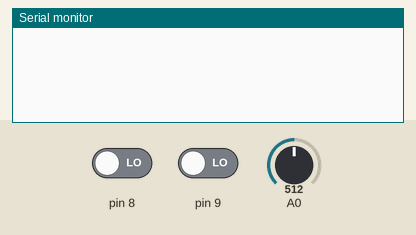
Recording of a program running on a simulated Arduino Uno, built with avr-gcc and run on an emulated ATmega328P. Parts: the last lines printed to the serial monitor. Inputs (shaded band) come from the test bench; at power-on: pin 8 LOW, pin 9 LOW, A0 = 512.

Above: at 1.2 s.
1.3 s: pin 8 driven HIGH and pin 9 driven HIGH
4.3 s: pin 9 driven LOW
At 5.9 s:
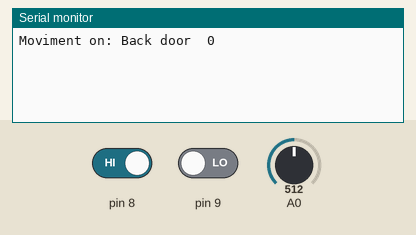
6.5 s: pin 9 driven HIGH
At 7.0 s:
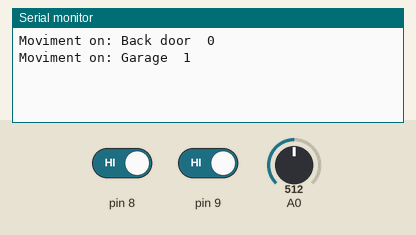

The program:

main.cpp
```cpp
#include <Arduino.h>
#include <PIR.h>
#include <LASER.h>

LASER* laser;
PIR* pir;

void onPirMotionDetected(char* identifier, int pin) {
	static int count;
	Serial.print("Moviment on: ");
	Serial.print(identifier);
	Serial.print("\t");
	Serial.println(count++);
}

void onLaserMotionDetected() {
	static int count;
	Serial.print("Laser motion ");
	Serial.println(count++);
}

void setup() {
	Serial.begin(9600);
	laser = new LASER(A0, 800, onLaserMotionDetected);
	pir = new PIR(5000);
	pir->add("Back door", 8, onPirMotionDetected);
	pir->add("Garage", 9, onPirMotionDetected);
}

void loop() {
	pir->loop();
	laser->loop();
}
```

Measured:
- after the input at 4.3 s, the serial monitor: prints a new line after 0.70 s (image 1)
- after the input at 6.5 s, the serial monitor: prints a new line at once (image 2)
